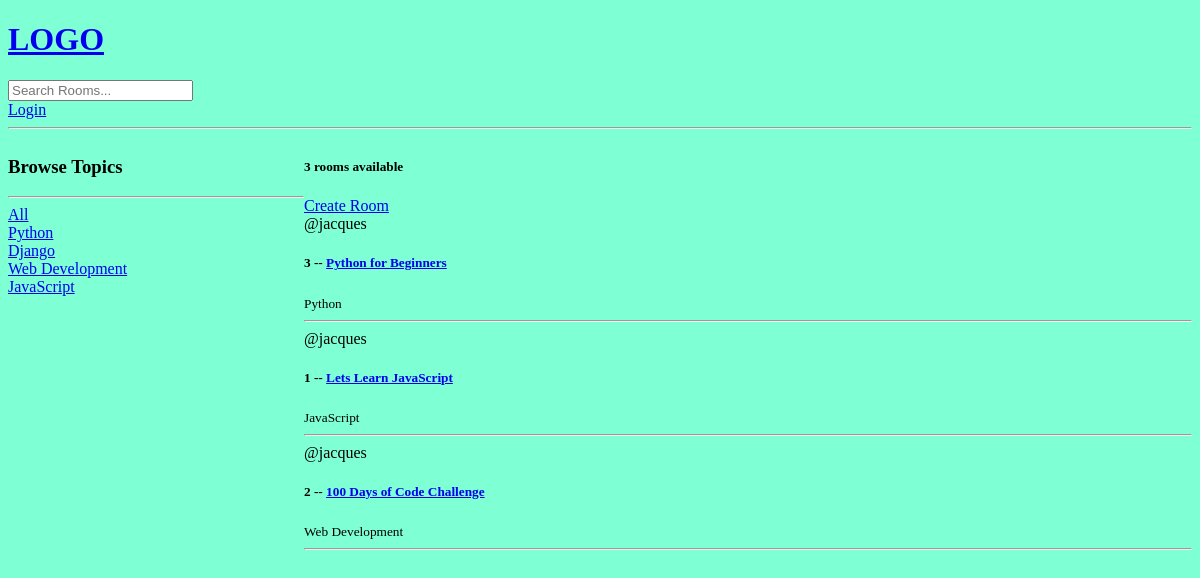
The app's page /, older data.
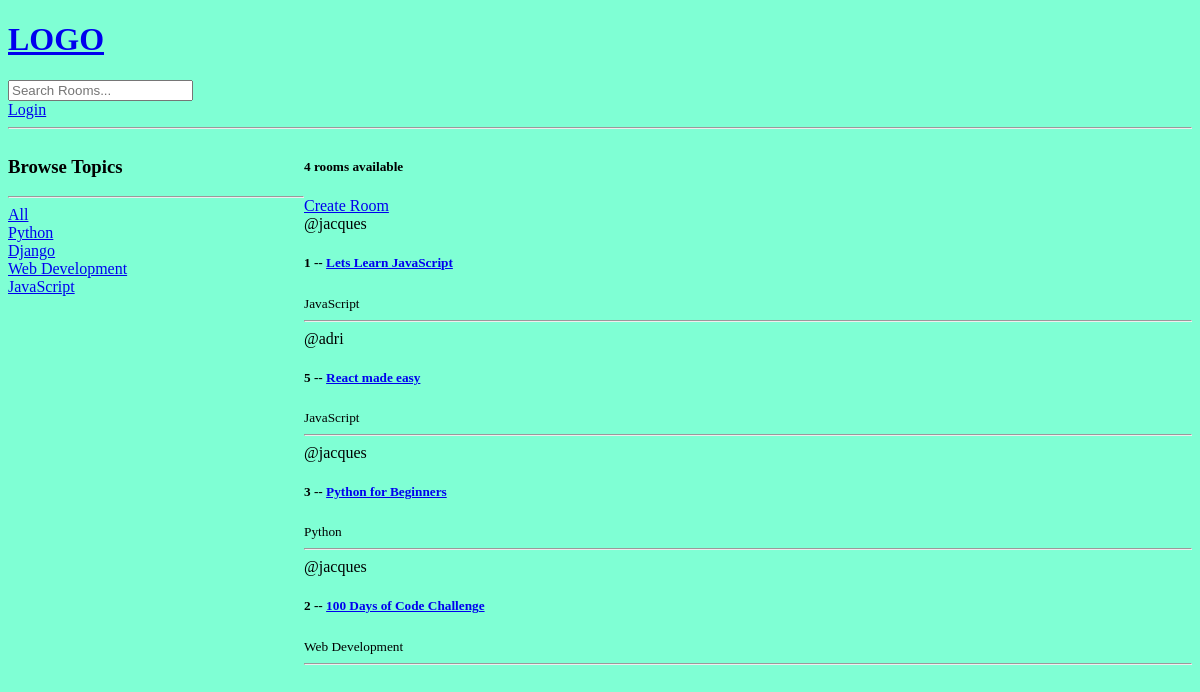
The same page, newer data.
### base/models.py (models this page shows, shortened)
class Topic(models.Model):
  name = models.CharField(max_length=200)

class Room(models.Model):
  host = models.ForeignKey(User, null=True, on_delete=models.SET_NULL)
  topic = models.ForeignKey(Topic, null=True, on_delete=models.SET_NULL)
  name = models.CharField(max_length=200)
  description = models.TextField(null=True, blank=True)
  participants = models.ManyToManyField(User, related_name="participants", blank=True)
  updated = models.DateTimeField(auto_now=True)
  created = models.DateTimeField(auto_now_add=True)
  class Meta:
    ordering = ['-updated', '-created']

### base/views.py (the view)
# urls.py: path('', views.home, name="home"),
def home(request):
    q = request.GET.get('q') if request.GET.get('q') != None else ''
    rooms = Room.objects.filter(
        Q(topic__name__icontains=q) |
        Q(name__icontains=q) |
        Q(description__icontains=q)
    )
    topics = Topic.objects.all()
    room_count = rooms.count()
    room_messages = Message.objects.filter(Q(room__topic__name__icontains=q))
    context = {
        'rooms': rooms,
        'topics': topics,
        'room_count': room_count,
        'room_messages': room_messages
    }
    return render(request, 'base/home.html', context)

### base/templates/base/home.html (shortened to what this page needs)
{% extends 'main.html' %}
{% block content %}
<div class="home-container">
  <div>
    <h3>Browse Topics</h3>
    <hr>
    <div>
      <a href="{% url 'home' %}">All</a>
    </div>
    {% for topic in topics %}
      <div>
        <a href="{% url 'home' %}?q={{ topic.name }}">{{ topic.name }}</a>
      </div>
    {% endfor %}
  </div>
  <div>
    <h5>{{ room_count }} rooms available</h5>
    <a href="{% url 'create-room' %}">Create Room</a>
    <div>
      {% for room in rooms %}
        <div>
          <span>@{{ room.host.username }}</span>
          <h5>{{ room.id }} -- <a href="{% url 'room' room.id %}">{{ room.name }}</a></h5>
          <small>{{ room.topic.name }}</small>
          <hr>
        </div>
      {% endfor %}
    </div>
  </div>
</div>
{% endblock %}

Row changes from the older to the newer data that the page shows:
changed Room "Lets Learn JavaScript": moves up the list
added Room: host.username "adri", id "5", name "React made easy", topic.name "JavaScript"
Text that changed along with them:
{{ room_count }}: "3" → "4"
